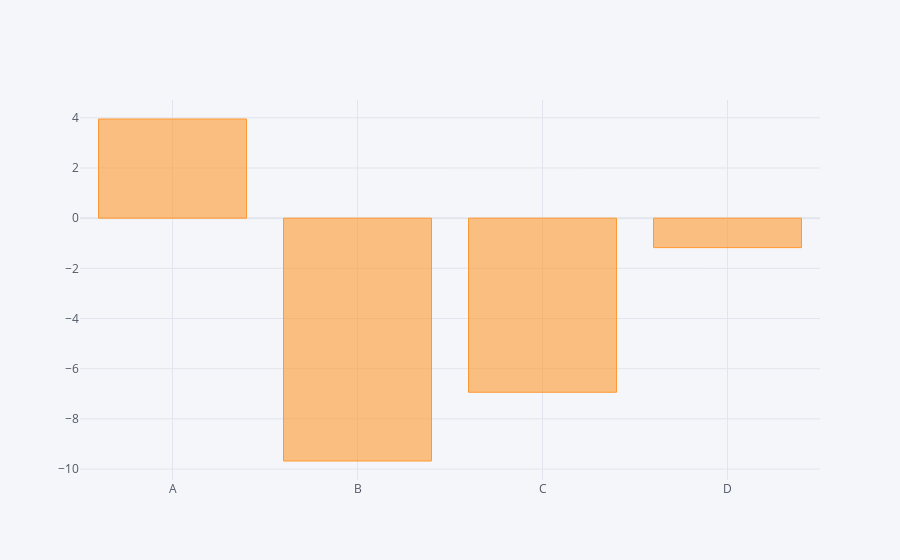

The notebook cell this image was saved under:
### Code cell
df1.sum().iplot(kind='bar')  # USING WITH AGGREGATE FUNCTION

### Figure 1 — Plotly figure (JSON) as saved in the notebook; plotly's stock layout.template omitted (floating-point values rounded to 4 significant figures)
{"data": [{"marker": {"color": "rgba(255, 153, 51, 0.6)", "line": {"color": "rgba(255, 153, 51, 1.0)", "width": 1}}, "name": "None", "orientation": "v", "text": "", "type": "bar", "x": ["A", "B", "C", "D"], "y": [3.953, -9.679, -6.94, -1.174]}], "layout": {"legend": {"bgcolor": "#F5F6F9", "font": {"color": "#4D5663"}}, "paper_bgcolor": "#F5F6F9", "plot_bgcolor": "#F5F6F9", "title": {"font": {"color": "#4D5663"}}, "xaxis": {"gridcolor": "#E1E5ED", "showgrid": true, "tickfont": {"color": "#4D5663"}, "title": {"font": {"color": "#4D5663"}, "text": ""}, "zerolinecolor": "#E1E5ED"}, "yaxis": {"gridcolor": "#E1E5ED", "showgrid": true, "tickfont": {"color": "#4D5663"}, "title": {"font": {"color": "#4D5663"}, "text": ""}, "zerolinecolor": "#E1E5ED"}}}
